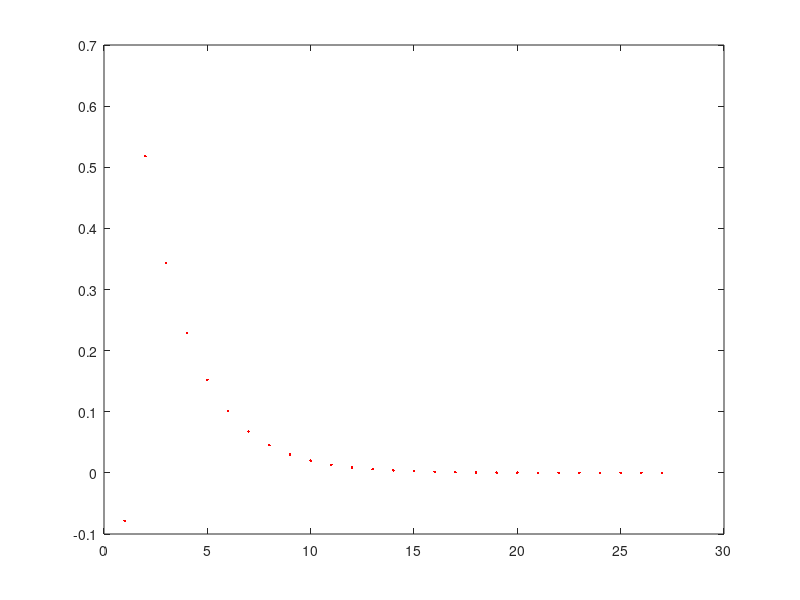

Reproduce this figure in MATLAB.
i = 1;
p0 = pi/4;
f = sin(p0) - p0;
fprime= cos(p0)-1;
x=1:1000;
vector = zeros(1, 1000);
vector(1)= f;
while (i<1000)
    p = p0- f/fprime;
   if (abs(p-p0)<.00001)
        disp(p)
        vector = vector(1:i);
        x = x(1:i);
        break
    end
    i=i+1;
    p0=p;
    vector(i)= p; 
    f = sin(p) - p;
    fprime = cos(p)-1;
end
if(abs(p-p0)>=.00001)
    disp(p)
end
    plot(x, vector, 'r.')